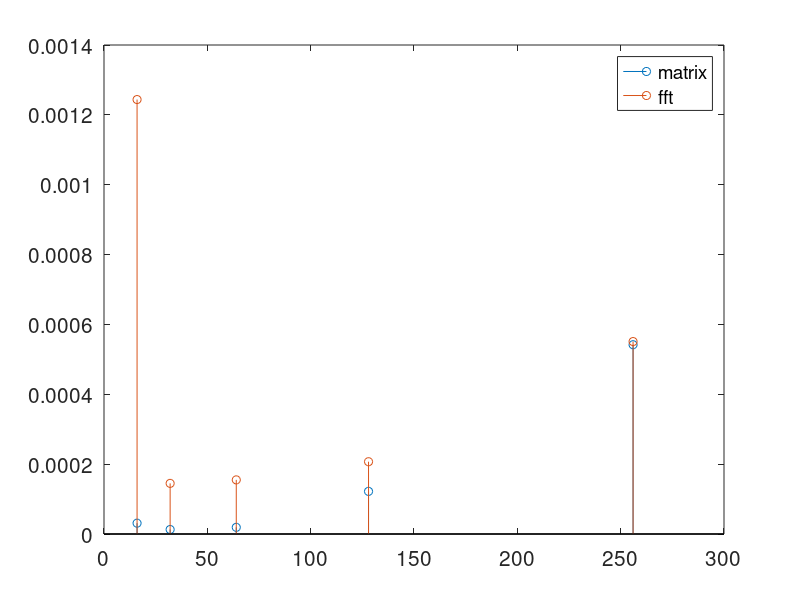

Reproduce this figure in MATLAB. (Note: this script raises an error after producing the figure.)
close all
clear all

set(groot, 'defaultAxesFontSize',15)

k = 4:8;
N_list = 2.^k;
f = 1e+3;
fs = 6e+3;

for b=1:length(N_list)
    N = N_list(b);
    n = 0:N-1;
    t = (2*pi*f/fs*n);
    dft_matrix = exp(-1i*2*pi / N .* n' * n);
    temp =  n' * n;
    x = sin(t);
    timerVal_mat = tic;
    X = dft_matrix * x';
    time_matrix(b) = toc(timerVal_mat);
    X = abs(X);

%     figure
%     subplot(2,1,1)
%     f_plot = (0:1/N:1);
%     plot(f_plot(1:N/2),X(1:N/2))
%     xlabel('frequency in radians $(\times\pi)$', Interpreter='latex',FontSize=15)
%     ylabel('magnitude',FontSize=15)
%     title('DFT calculation via Matrix', FontSize=12)
% 
%     subplot(2,1,2)
    timerVal_fft = tic;
    X_fft = fft(x);
    time_fft(b) = toc(timerVal_fft);
    X_fft = abs(X_fft);
%     plot(f_plot(1:N/2), X_fft(1:length(X_fft)/2))
%     xlabel('frequency in radians $(\times\pi)$', Interpreter='latex', FontSize=15)
%     ylabel('magnitude', FontSize=15)
%     title('DFT calculation via fft', FontSize=12)
end

%%
figure
stem(N_list, time_matrix)
hold on
stem(N_list, time_fft)
legend('matrix','fft', Location='best')
title('Comparison of computation time of DFT', FontSize=12)
xlabel('signal length n')
ylabel('time in s')



